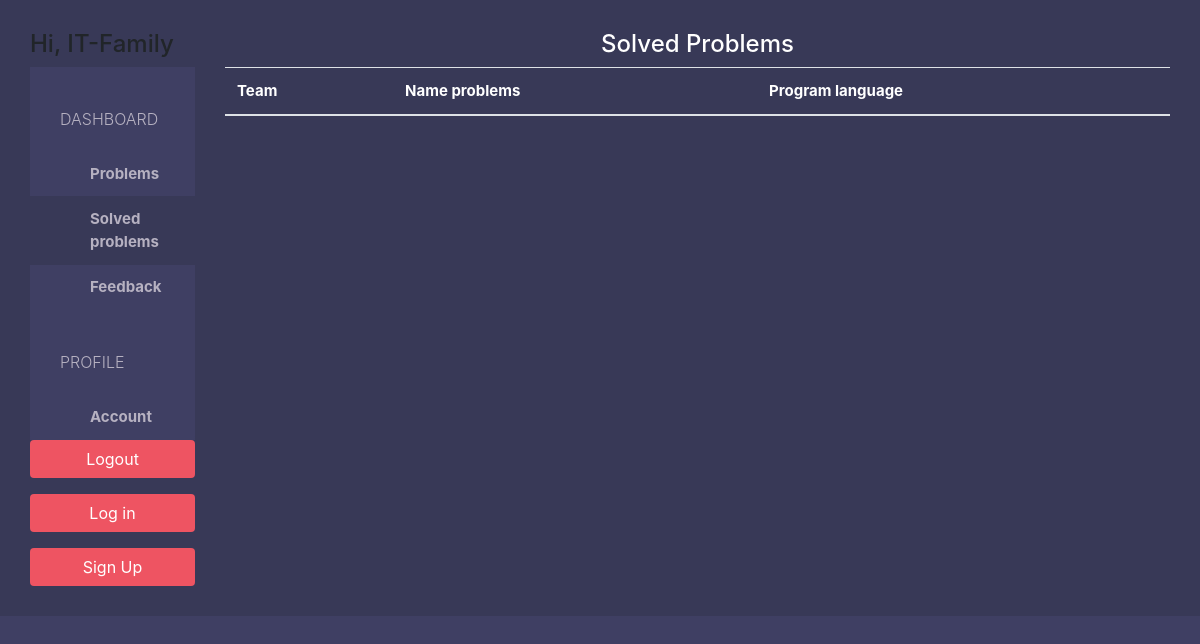
The app's page /helper/problems/solved/ (signed in), older data.
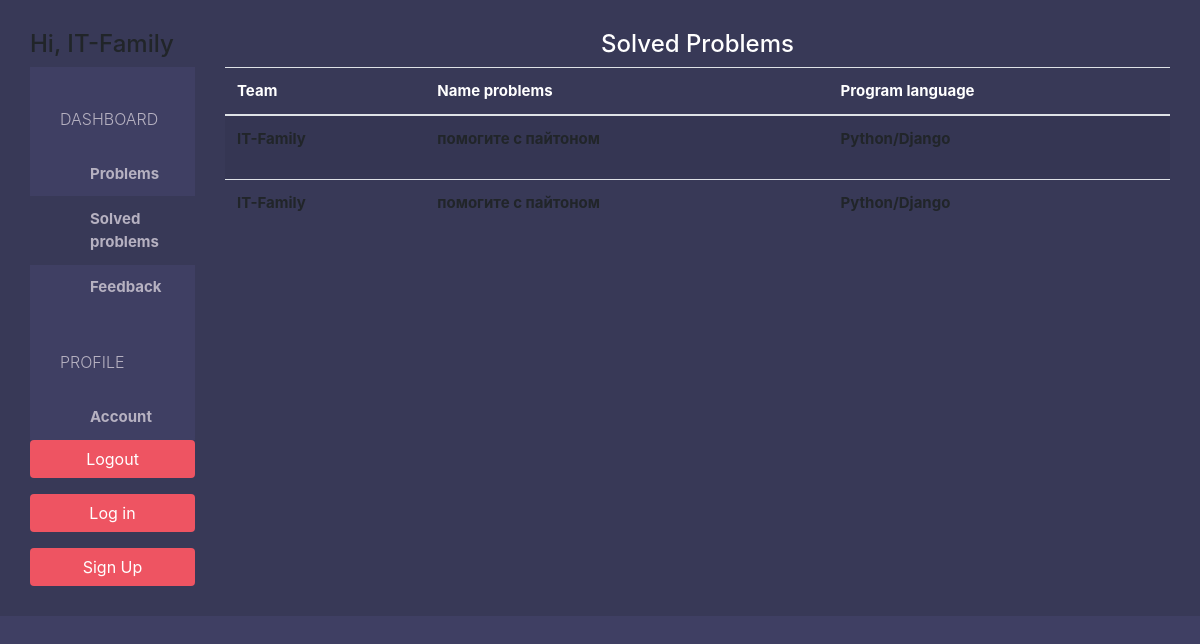
The same page, newer data.
### helpapp/models.py (models this page shows, shortened)
class SolvedProblems(models.Model):
    team = models.ForeignKey(Team, on_delete=models.CASCADE)
    name_problem = models.CharField(max_length=50)
    program_language = models.CharField(max_length=50, blank=True)

class Team(models.Model):
    user = models.OneToOneField(User, on_delete=models.CASCADE)
    address = models.CharField(max_length=500, default='Enter the floor, office and location of your team')
    logo = models.ImageField(upload_to='images/team/')
    def __str__(self):
        return str(self.user)

### helpapp/views.py (the view)
# urls.py: path('helper/problems/solved/', helper_solved, name='solved'),
@login_required(login_url='/helper/log_in/')
def helper_solved(request):
    solved = SolvedProblems.objects.all()
    context = {'solved': solved}
    return render(request, 'helpapp/solved.html', context)

### templates/helpapp/solved.html (shortened to what this page needs)
{% extends 'helpapp/home.html' %}
{% block page %}
    <div class="panel">
        <div class="panel-heading bg-blue">
            <h4 class="panel-title text-center text-white">
                Solved Problems
            </h4>
        </div>
        <div class="panel-body">
            <table class="table table-border table-hover table-striped">
                <thead>
                <tr class="bg-grey text-white">
                    <th>Team</th>
                    <th>Name problems</th>
                    <th>Program language</th>
                </tr>
                </thead>
                <tbody>
                <form method="POST">
                    {% for solvd in solved %}
                        <tr>
                            <td scope="row"><p>{{ solvd.team }}</p></td>
                            <td scope="row">{{ solvd.name_problem }}</td>
                            <td>{{ solvd.program_language }}</td>
                        </tr>
                    {% endfor %}
                </form>
                </tbody>
            </table>
        </div>
    </div>
{% endblock %}

### templates/helpapp/home.html (shortened to what this page needs)
{% extends 'base.html' %}
{% block sidebar %}
    {% url 'problems' as helper_problems_url %}
    {% url 'account' as helper_account_url %}
    {% url 'feedback' as helper_feedback_url %}
    {% url 'solved' as helper_solved_url %}
    <h4>Hi, {{ request.user }}</h4>
    <div class="list-group">
        <span class="text-uppercase">Dashboard</span>
        <a href="{% url 'problems' %}"
           class="list-group-item {% if request.path == helper_problems_url %}active{% endif %}">Problems</a>
        <a href="{% url 'solved' %}"
           class="list-group-item {% if request.path == helper_solved_url %}active{% endif %}">Solved problems</a>
        <a href="{% url 'feedback' %}"
           class="list-group-item {% if request.path == helper_feedback_url %}active{% endif %}">Feedback</a>
        <span class="text-uppercase">Profile</span>
        <a href="{% url 'account' %}"
           class="list-group-item {% if request.path == helper_account_url %}active{% endif %}">Account</a>
    </div>
    <div class="text-center">
        <a href="{% url 'log-out' %}?next={{ request.path }}" class="btn btn-pink mb-3">Logout</a>
        <a href="{% url 'log-in' %}?next={{ request.path }}" class="btn btn-pink mb-3">Log in</a>
        <a href="{% url 'sign-up' %}?next={{ request.path }}" class="btn btn-pink">Sign Up</a>
    </div>
{% endblock %}

### templates/base.html (shortened to what this page needs)
{% load staticfiles %}
<!DOCTYPE html>
<html lang="en">
<head>
    <link rel="stylesheet" href="{% static 'css/bootstrap.css' %}">
    <link rel="stylesheet" href="{% static 'style.css' %}">
</head>
<body>
<div class="container-fluid  sidebar">
    <div class="row">
        <div class="col-md-2 ">
            {% block sidebar %}{% endblock %}
        </div>
        <div class="col-md-10 col-md-offset-2">
            {% block page %}{% endblock %}
        </div>
    </div>
</div>
</body>
</html>

### static/style.css (style rules this page uses)
body { padding-top: 50px; background-color: #edf2f5; overflow: auto; }
.btn-pink { color: white; background-color: #EE5462; }
.sidebar { height: 100vh; position: fixed; top: 0; left: 0; padding: 0; background-color: #3f3f63; overflow: auto; }
.sidebar > div:first-child { padding: 30px 10px; font-weight: bold; font-size: 15px; background-color: #383957; }
.sidebar .list-group { padding: 0; background-color: #3f3f63; }
.sidebar .list-group > span { color: #b6b1c1; display: block; margin-top: 20px; padding: 20px 30px; font-size: 16px; font-weight: 300; }
.sidebar .list-group .list-group-item, .sidebar .list-group .list-group-item:focus { background-color: #3f3f63; color: #b6b1c1; border: 0; padding-left: 60px; padding-right: 30px; }
.sidebar .list-group .list-group-item.active, .sidebar .list-group .list-group-item:hover { background-color: #383957; counter: #e0deeB; }
.sidebar > div:last-child { padding: 30px; }
.sidebar > div:last-child .btn { width: 100%; }

Row changes from the older to the newer data that the page shows:
added SolvedProblems: team "IT-Family", name_problem "помогите с пайтоном", program_language "Python/Django"
added SolvedProblems: team "IT-Family", name_problem "помогите с пайтоном", program_language "Python/Django"
